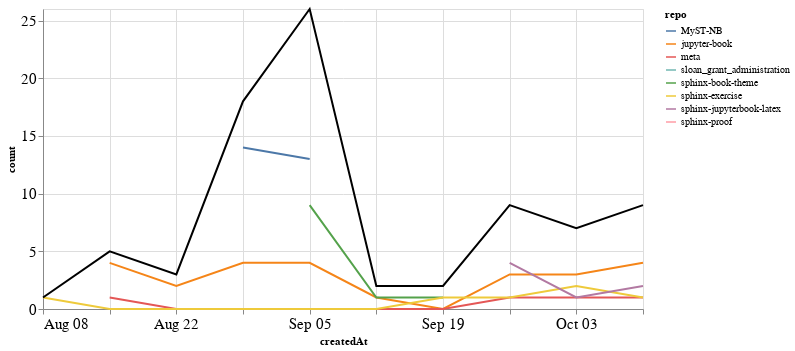

The notebook cell saved with this chart:
### Markdown cell above
### Comments

### Code cell
comments_time = comments.groupby('repo').resample('W', on='createdAt').count()['author'].reset_index()
comments_time = comments_time.rename(columns={'author': 'count'})
comments_time_total = comments_time.groupby('createdAt').agg({"count": "sum"}).reset_index()
ch1 = alt.Chart(comments_time, width=600).mark_line().encode(
    x='createdAt',
    y='count',
    color='repo',
    tooltip="repo"
)

ch2 = alt.Chart(comments_time_total, width=600).mark_line(color="black").encode(
    x='createdAt',
    y='count',
)

ch1 + ch2

### Figure 1 — Vega-Lite specification as saved in the notebook (floating-point values rounded to 4 significant figures)
{"config": {"axisLeft": {"labelFontSize": 15}, "axisBottom": {"labelFontSize": 15}}, "layer": [{"data": {"name": "data-de88dde4f85ecab7545309022ae0a57d"}, "mark": "line", "encoding": {"color": {"type": "nominal", "field": "repo"}, "tooltip": {"type": "nominal", "field": "repo"}, "x": {"type": "temporal", "field": "createdAt"}, "y": {"type": "quantitative", "field": "count"}}, "width": 600}, {"data": {"name": "data-00b64090eb8d8e0e156b747daabbd506"}, "mark": {"type": "line", "color": "black"}, "encoding": {"x": {"type": "temporal", "field": "createdAt"}, "y": {"type": "quantitative", "field": "count"}}, "width": 600}], "$schema": "https://vega.github.io/schema/vega-lite/v4.8.1.json", "datasets": {"data-de88dde4f85ecab7545309022ae0a57d": [{"repo": "MyST-NB", "createdAt": "2021-08-29T00:00:00", "count": 14}, {"repo": "MyST-NB", "createdAt": "2021-09-05T00:00:00", "count": 13}, {"repo": "jupyter-book", "createdAt": "2021-08-15T00:00:00", "count": 4}, {"repo": "jupyter-book", "createdAt": "2021-08-22T00:00:00", "count": 2}, {"repo": "jupyter-book", "createdAt": "2021-08-29T00:00:00", "count": 4}, {"repo": "jupyter-book", "createdAt": "2021-09-05T00:00:00", "count": 4}, {"repo": "jupyter-book", "createdAt": "2021-09-12T00:00:00", "count": 1}, {"repo": "jupyter-book", "createdAt": "2021-09-19T00:00:00", "count": 0}, {"repo": "jupyter-book", "createdAt": "2021-09-26T00:00:00", "count": 3}, {"repo": "jupyter-book", "createdAt": "2021-10-03T00:00:00", "count": 3}, {"repo": "jupyter-book", "createdAt": "2021-10-10T00:00:00", "count": 4}, {"repo": "meta", "createdAt": "2021-08-15T00:00:00", "count": 1}, {"repo": "meta", "createdAt": "2021-08-22T00:00:00", "count": 0}, {"repo": "meta", "createdAt": "2021-08-29T00:00:00", "count": 0}, {"repo": "meta", "createdAt": "2021-09-05T00:00:00", "count": 0}, {"repo": "meta", "createdAt": "2021-09-12T00:00:00", "count": 0}, {"repo": "meta", "createdAt": "2021-09-19T00:00:00", "count": 0}, {"repo": "meta", "createdAt": "2021-09-26T00:00:00", "count": 1}, {"repo": "meta", "createdAt": "2021-10-03T00:00:00", "count": 1}, {"repo": "meta", "createdAt": "2021-10-10T00:00:00", "count": 1}, {"repo": "sloan_grant_administration", "createdAt": "2021-10-10T00:00:00", "count": 1}, {"repo": "sphinx-book-theme", "createdAt": "2021-09-05T00:00:00", "count": 9}, {"repo": "sphinx-book-theme", "createdAt": "2021-09-12T00:00:00", "count": 1}, {"repo": "sphinx-book-theme", "createdAt": "2021-09-19T00:00:00", "count": 1}, {"repo": "sphinx-exercise", "createdAt": "2021-08-08T00:00:00", "count": 1}, {"repo": "sphinx-exercise", "createdAt": "2021-08-15T00:00:00", "count": 0}, {"repo": "sphinx-exercise", "createdAt": "2021-08-22T00:00:00", "count": 0}, {"repo": "sphinx-exercise", "createdAt": "2021-08-29T00:00:00", "count": 0}, {"repo": "sphinx-exercise", "createdAt": "2021-09-05T00:00:00", "count": 0}, {"repo": "sphinx-exercise", "createdAt": "2021-09-12T00:00:00", "count": 0}, {"repo": "sphinx-exercise", "createdAt": "2021-09-19T00:00:00", "count": 1}, {"repo": "sphinx-exercise", "createdAt": "2021-09-26T00:00:00", "count": 1}, {"repo": "sphinx-exercise", "createdAt": "2021-10-03T00:00:00", "count": 2}, {"repo": "sphinx-exercise", "createdAt": "2021-10-10T00:00:00", "count": 1}, {"repo": "sphinx-jupyterbook-latex", "createdAt": "2021-09-26T00:00:00", "count": 4}, {"repo": "sphinx-jupyterbook-latex", "createdAt": "2021-10-03T00:00:00", "count": 1}, {"repo": "sphinx-jupyterbook-latex", "createdAt": "2021-10-10T00:00:00", "count": 2}, {"repo": "sphinx-proof", "createdAt": "2021-08-22T00:00:00", "count": 1}], "data-00b64090eb8d8e0e156b747daabbd506": [{"createdAt": "2021-08-08T00:00:00", "count": 1}, {"createdAt": "2021-08-15T00:00:00", "count": 5}, {"createdAt": "2021-08-22T00:00:00", "count": 3}, {"createdAt": "2021-08-29T00:00:00", "count": 18}, {"createdAt": "2021-09-05T00:00:00", "count": 26}, {"createdAt": "2021-09-12T00:00:00", "count": 2}, {"createdAt": "2021-09-19T00:00:00", "count": 2}, {"createdAt": "2021-09-26T00:00:00", "count": 9}, {"createdAt": "2021-10-03T00:00:00", "count": 7}, {"createdAt": "2021-10-10T00:00:00", "count": 9}]}}
